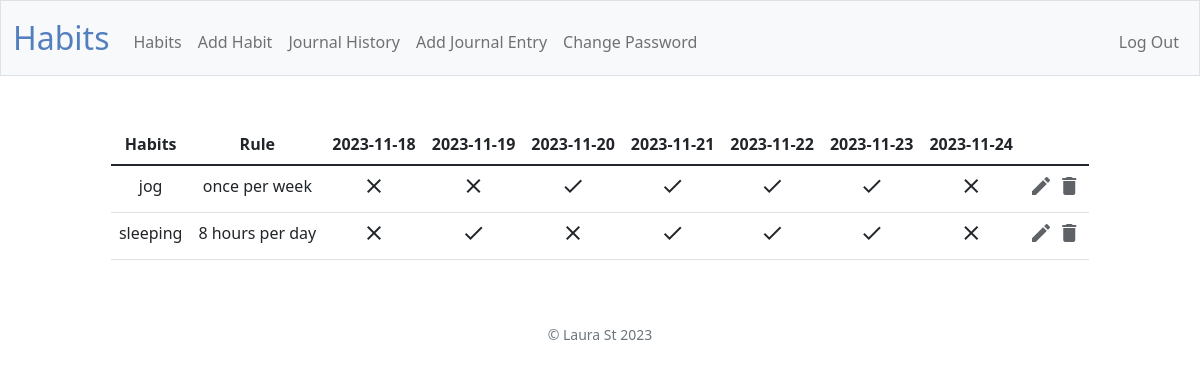
Page /habits (signed in) on the committed database.
### tables this page shows
CREATE TABLE habits (
    habit_id INTEGER PRIMARY KEY AUTOINCREMENT,
    user_id INTEGER,
    name TEXT NOT NULL,
    rule TEXT NOT NULL,
    created_at DATE DEFAULT (DATE('now')),
    FOREIGN KEY (user_id) REFERENCES users(id)
);

### app.py (the view)
@app.route("/habits", methods=["GET"])
@login_required
def get_habits():
    habits = db.execute(
            "SELECT * FROM habits WHERE user_id = ?", session.get("user_id")
    )
    today = datetime.now().date()
    dates = [(today + timedelta(days=i)).strftime("%Y-%m-%d") for i in range(-3, 4)]
    today = datetime.now().date()
    start_date = today - timedelta(days=3)
    end_date = today + timedelta(days=3)
    for habit in habits:
        completions = db.execute(
            "SELECT date_completed FROM completions WHERE habit_id = ? AND date_completed BETWEEN ? AND ?",
            habit["habit_id"], start_date, end_date
        )
        habit["completions"] = [comp["date_completed"] for comp in completions]
    return render_template("habits.html", habits=habits, dates=dates)

### app.py (called while the page is built)
@app.after_request
def after_request(response):
    response.headers["Cache-Control"] = "no-cache, no-store, must-revalidate"
    response.headers["Expires"] = 0
    response.headers["Pragma"] = "no-cache"
    return response

### helpers.py (called while the page is built)
def login_required(f):
    @wraps(f)
    def decorated_function(*args, **kwargs):
        if session.get("user_id") is None:
            return redirect("/login")
        return f(*args, **kwargs)
    return decorated_function

### templates/habits.html (shortened to what this page needs)
{% extends "layout.html" %}
{% block main %}
<table class="table mx-auto w-auto">
    <thead>
        <tr>
            <th>Habits</th>
            <th>Rule</th>
            {% for date in dates %}
            <th>{{ date }}</th>
            {% endfor %}
            <th></th>
        </tr>
    </thead>
    <tbody>
        {% for habit in habits %}
        <tr>
            <td>{{habit.name}}</td>
            <td>{{habit.rule}}</td>
            {% for date in dates %}
            <td>
                {% if date in habit.completions %}
                <span id="habit-{{ habit.habit_id }}-date-{{ date }}" class="material-icons clickable"
                    onclick="toggleCompletion('{{ habit.habit_id }}', '{{ date }}', false)">done</span>
                {% else %}
                <span id="habit-{{ habit.habit_id }}-date-{{ date }}" class="material-icons clickable"
                    onclick="toggleCompletion('{{ habit.habit_id }}', '{{ date }}', true)">clear</span>
                {% endif %}
            </td>
            {% endfor %}
            <td>
                <a href=" /edit-habit/{{ habit.habit_id }}" class="icon-link"><span
                        class="material-icons grey_color">edit</span></a>
                <a href="/delete-habit/{{ habit.habit_id }}" class="icon-link"><span
                        class="material-icons grey_color">delete</span></a>
            </td>
        </tr>
        {% endfor %}
    </tbody>
</table>
{% endblock %}

### static/styles.css (style rules this page uses)
.grey_color { color: #5f6368; }
.clickable { cursor: pointer; }

### rows in the picture
habits: name "jog", rule "once per week"
habits: name "sleeping", rule "8 hours per day"

### other values in the picture
{{ date }} "2023-11-18" "2023-11-19" "2023-11-20" "2023-11-21" "2023-11-22" "2023-11-23" "2023-11-24"
